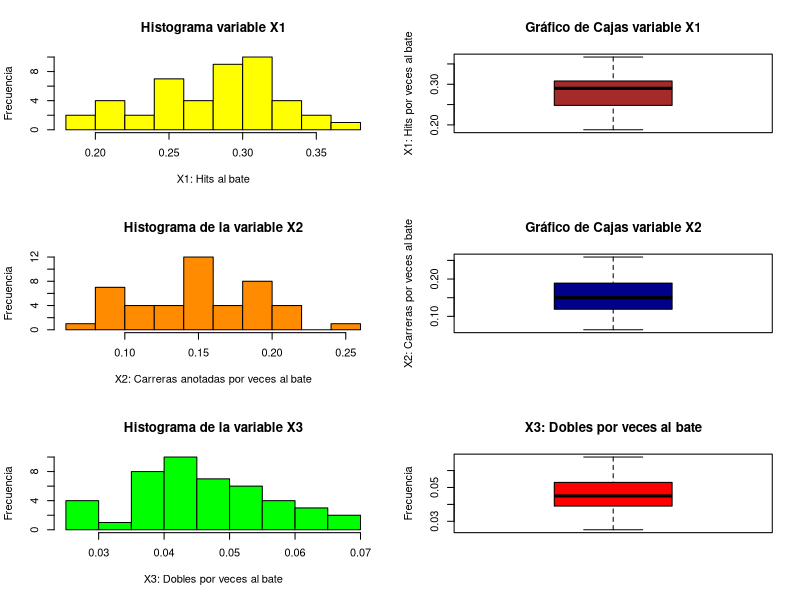
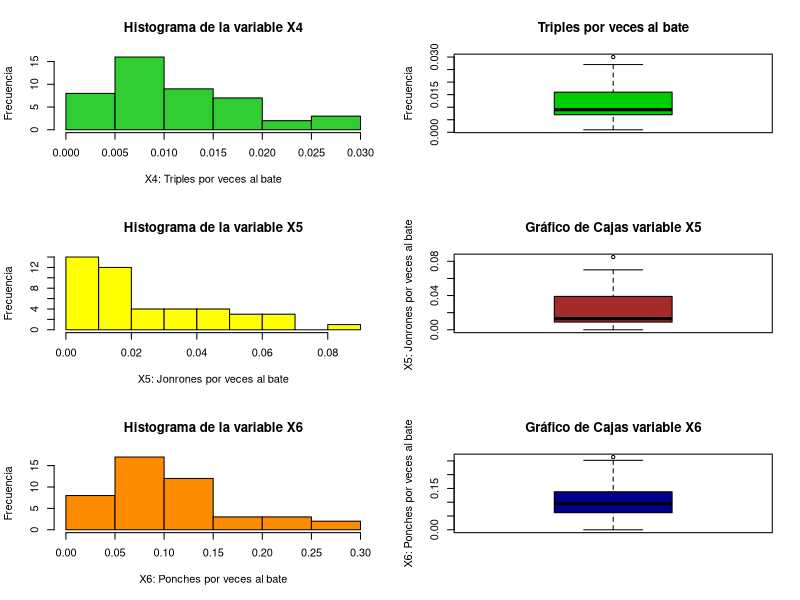
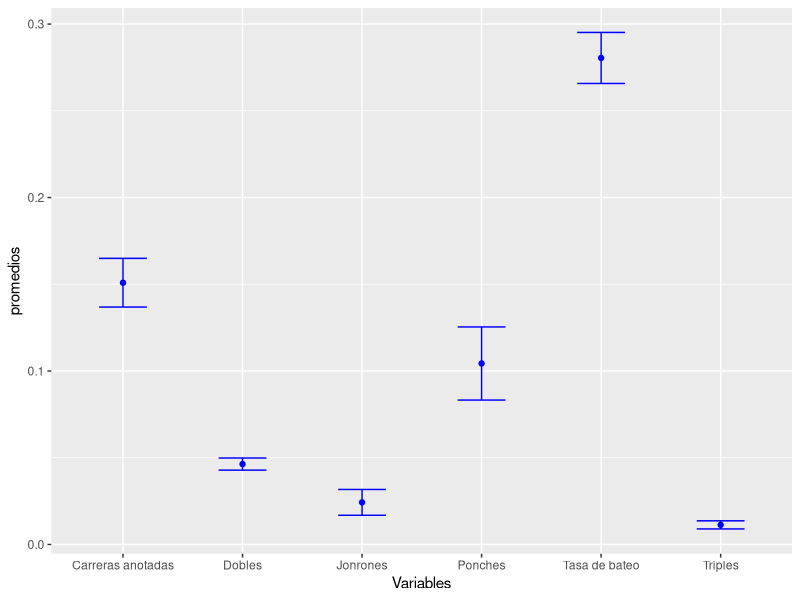
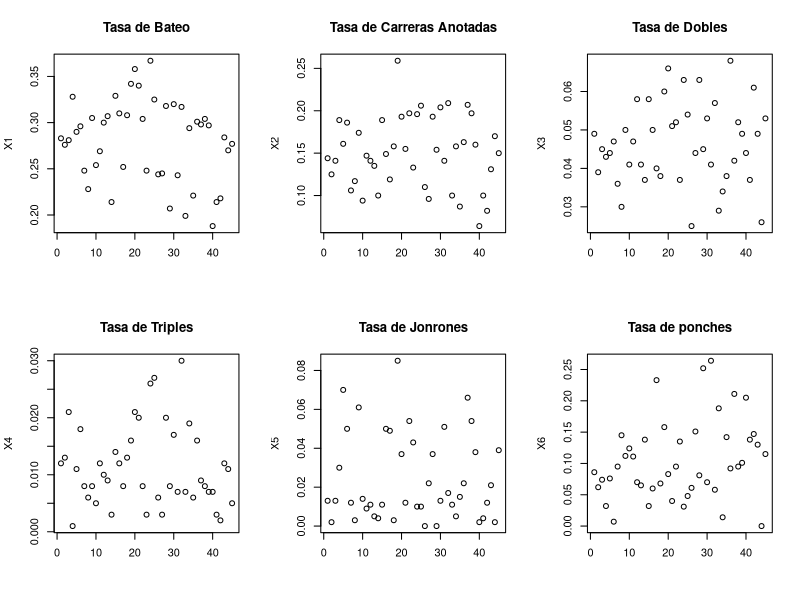
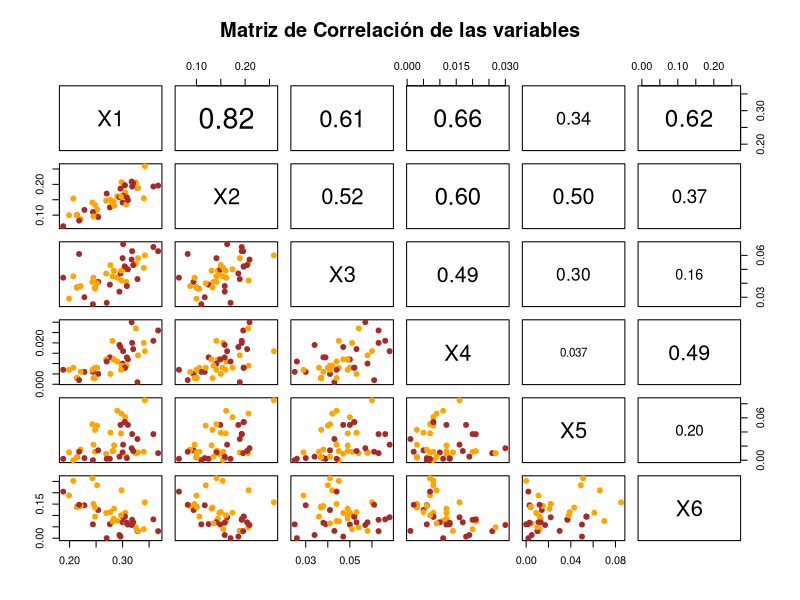

The R source for these figures, in order:
## ---- chunk 1
# Inicializamos la librería que permite leer archivos xlsx
library(readxl)
# Asignamos a una variable la información almacenada en el archivo
Baseball <- read_excel("../../data/Baseball.xlsx")
# Mostramos las primeras 5 entradas
head(Baseball, n=5)
## ---- chunk 2
class(Baseball)
## ---- chunk 3
str(Baseball)
## ---- chunk 4
X1<- Baseball$X1
X2<- Baseball$X2
X3<- Baseball$X3
X4<- Baseball$X4
X5<- Baseball$X5
X6<- Baseball$X6
## ---- chunk 5
# Función para obtener un resumen estadístico completo de cada variable
estadisticos<- function(variables){
  # Inicializamos las variables
  k<- length(variables)
  # Minimo 
  minimo <- rep(0,k)
  # Media
  media <- rep(0,k)
  # Mediana
  mediana<- rep(0,k)
  # Cuartile 1: 25%
  q1 <-rep(0,k)
  # Cuartile 3: 75%
  q3 <- rep(0,k)
  # Maximo 
  maximo <- rep(0,k)
  # Rango Intercuartile 
  ric <- rep(0,k)
  # Varianza 
  varianza <- rep(0,k)
  # Desviación estándar
  stad <-rep(0,k)
  # Coeficiente de variación
  coef_var <-  rep(0,k)
  
  for(i in 1:k){
    # Minimo 
    minimo[i] <- min(variables[,i])
    # Media
    media[i] <- mean(variables[,i])
    # Mediana
    mediana[i]<- median(variables[,i])
    # Cuartile 1: 25%
    q1[i] <- quantile(variables[,i],0.25)
    # Cuartile 3: 75%
    q3[i] <- quantile(variables[,i],0.75)
    # Maximo 
    maximo[i] <- max(variables[,i])
    # Rango Intercuartile 
    ric[i] <- IQR(variables[,i])
    # Varianza 
    varianza[i] <- var(variables[,i])
    # Desviación estándar
    stad[i] <- sd(variables[,i])
    # Coeficiente de variación
    coef_var <-  stad/media 
  }
  
  # Unimos los valores obtenidos
  estadisticos <- cbind(round(minimo, digits=4),round(q1, digits = 4),
                        round(media, digits=4), round(mediana,digits=4),
                        round(q3, digits=4), round(maximo, digits=4),
                        round(ric, digits=4),round(varianza, digits=4), 
                        round(stad, digits=4), round(coef_var, digits=4))
  # Definimos los nombres de las columnas y filas
  rownames(estadisticos) <- c("X1", "X2", "X3", "X4", "X5", "X6") 
  colnames(estadisticos) <- c("Minimo", "25%", "Media", "Mediana / 50" ,
                              "75%", "Máximo", "RIC","Varianza", 
                              "Desv. Estándar","Coef. Variación")
  # Mostramos el arreglo
  return(estadisticos)
  
}
variables <-as.data.frame(Baseball)
## ---- chunk 6
#install.packages("kableExtra")
library(knitr)
library(kableExtra)
resumen<-estadisticos(variables)
kable(resumen,caption = "Resumen Estadístico de las variables", align="ccccccccccc",
      col.names=c("Mínimo", "25%", "Media", "Mediana (50%)" ,"75%", "Máximo", "RIC",
                              "Varianza", "Desv. Estándar","Coef. Variación")) %>%
  kable_styling(latex_options ="scale_down")
## ---- chunk 7
par(mfrow=c(3,2))

hist(X1, main = "Histograma variable X1", ylab = "Frecuencia", xlab = "X1: Hits al bate", 
   col="Yellow")
boxplot(X1, main = "Gráfico de Cajas variable X1", ylab="X1: Hits por veces al bate", 
        col="Brown ")

hist(X2, main = "Histograma de la variable X2", ylab = "Frecuencia", 
     xlab = "X2: Carreras anotadas por veces al bate", col="darkorange")

boxplot(X2, main = "Gráfico de Cajas variable X2", 
      ylab="X2: Carreras por veces al bate", col="darkblue")

hist(X3, main = "Histograma de la variable X3", ylab= "Frecuencia", 
     xlab= "X3: Dobles por veces al bate", col="green")
boxplot(X3, main = "X3: Dobles por veces al bate", ylab = "Frecuencia", col = "red")
## ---- chunk 8
par(mfrow=c(3,2))
hist(X4, main="Histograma de la variable X4", ylab ="Frecuencia", xlab="X4: Triples por veces al bate", 
     col ="limegreen")
boxplot(X4, main = "Triples por veces al bate", ylab = "Frecuencia", col = "green3")

hist(X5, main = "Histograma de la variable X5", ylab = "Frecuencia", xlab = "X5: Jonrones por veces al bate", 
     col="Yellow")
boxplot(X5, main = "Gráfico de Cajas variable X5",ylab="X5: Jonrones por veces al bate ", col="Brown ")

hist(X6, main = "Histograma de la variable X6", ylab = "Frecuencia", xlab = "X6: Ponches por veces al bate", 
     col="darkorange")
boxplot(X6, main = "Gráfico de Cajas variable X6", 
        ylab="X6: Ponches por veces al bate", col="darkblue")
## ---- chunk 9
# Primero, calculemos el intervalo de confianza para cada variable, y guardemos los límites
# superiores e inferiores en un data.frame, al igual que los promedios. Esto con el objetivo
# de hacer una visualización en el siguiente bloque de código
intConf<- function(variables, level){
  k<- length(variables)
  li<- rep(0,k)
  ls<- rep(0,k)
  confi<- c(0)
  for(i in 1:k){
    confi<-t.test(variables[,i],conf.level=level)$conf.int
    li[i]<-confi[1]
    ls[i]<-confi[2]
  }
  promedios <- colMeans(Baseball)
  Variables <- c("Tasa de bateo", "Carreras anotadas", "Dobles", "Triples", "Jonrones", "Ponches")
  dt <- data.frame(Limite_Inferior=li,Promedios=promedios,  Limite_Superior=ls, row.names = Variables)
  
  return(dt)
}

intervalos<-intConf(variables, 0.97)
## ---- chunk 10

kable(intervalos, caption = "Intervalos del 97% de confianza para las medias de las variables", align="ccc", digits=4,
      col.names=c( "Limite inferior", "Promedio", "Limite Superior")) %>%
  kable_styling(latex_options ="scale_down")
## ---- chunk 11

library(ggplot2)

promedios <- colMeans(Baseball)
Variables <- c("Tasa de bateo", "Carreras anotadas", "Dobles", "Triples", "Jonrones", "Ponches")
  
conf_graf <- ggplot(intervalos) +
  geom_errorbar(aes(x=Variables, ymin=Limite_Inferior, ymax=Limite_Superior), width=0.4, color="blue") +
  geom_point(aes(x=Variables, y=promedios), color="blue")

conf_graf
## ---- chunk 12
jonrones <- Baseball$X5
ponches <- Baseball$X6
## ---- chunk 13
t.test(jonrones, ponches, alternative='two.sided')
## ---- chunk 14
qt(0.975, 55)
## ---- chunk 15
variables <- rbind( X1, X2, X3, X4, X5, X6)
nombres <- c("Tasa de Bateo", "Tasa de Carreras Anotadas", "Tasa de Dobles", 
             "Tasa de Triples", "Tasa de Jonrones", "Tasa de ponches")
simbolos <- c("X1", "X2", "X3", "X4", "X5", "X6")
par(mfrow=c(2,3))
for( i in 1:6){
  plot(variables[i,], main=nombres[i], xlab="", ylab=simbolos[i])
}

## ---- chunk 16
## Codigo de R-coder https://r-coder.com/grafico-correlacion-r/
panel.cor <- function(x, y, digits = 2, prefix = "", cex.cor, ...) {
    usr <- par("usr")
    on.exit(par(usr))
    par(usr = c(0, 1, 0, 1))
    Cor <- abs(cor(x, y)) # Elimina la función abs si lo prefieres
    txt <- paste0(prefix, format(c(Cor, 0.123456789), digits = digits)[1])
    if(missing(cex.cor)) {
        cex.cor <- 0.4 / strwidth(txt)
    }
    text(0.5, 0.5, txt,
         cex = 1 + cex.cor * Cor) # Escala el texto al nivel de correlación
}
grupos<- Baseball[1,]
# Dibujamos la matriz de correlación
pairs(Baseball,
      upper.panel = panel.cor,    # Panel de correlación
      col = c("Orange","Brown"),            # Colores de los puntos
      bg = c("Orange","Brown"),            # Colores de los puntos
      pch = 21,                   # Símbolo pch
      main = "Matriz de Correlación de las variables",  # Titulo
      cex.labels = NULL,        # Tamaño del texto de la diagonal
      font.labels = 1          # Estilo de fuente del texto de la diagonal
)
